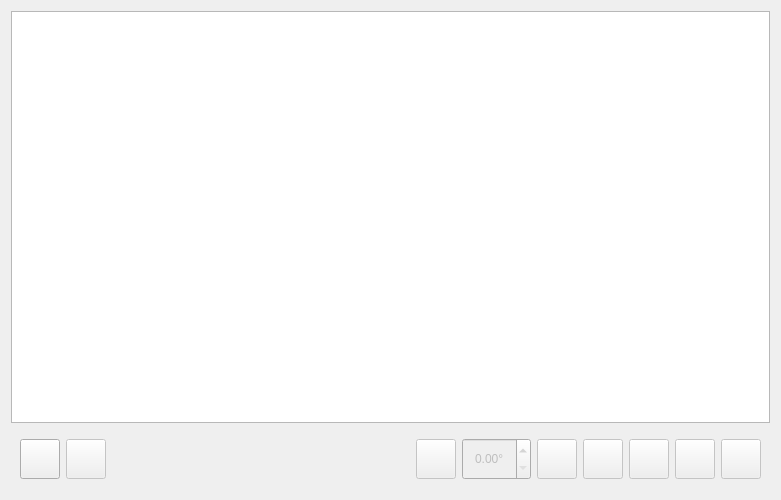
<?xml version="1.0" encoding="UTF-8"?>
<ui version="4.0">
 <class>Tab_Widget_Cam</class>
 <widget class="QWidget" name="Tab_Widget_Cam">
  <property name="geometry">
   <rect>
    <x>0</x>
    <y>0</y>
    <width>781</width>
    <height>500</height>
   </rect>
  </property>
  <property name="windowTitle">
   <string>Form</string>
  </property>
  <layout class="QVBoxLayout" name="verticalLayout">
   <item>
    <widget class="GraphicsView" name="view">
     <property name="styleSheet">
      <string notr="true"/>
     </property>
     <property name="renderHints">
      <set>QPainter::Antialiasing|QPainter::TextAntialiasing</set>
     </property>
     <property name="resizeAnchor">
      <enum>QGraphicsView::NoAnchor</enum>
     </property>
    </widget>
   </item>
   <item>
    <widget class="QWidget" name="panel" native="true">
     <property name="sizePolicy">
      <sizepolicy hsizetype="Preferred" vsizetype="Preferred">
       <horstretch>0</horstretch>
       <verstretch>0</verstretch>
      </sizepolicy>
     </property>
     <property name="minimumSize">
      <size>
       <width>0</width>
       <height>60</height>
      </size>
     </property>
     <property name="maximumSize">
      <size>
       <width>16777215</width>
       <height>60</height>
      </size>
     </property>
     <layout class="QHBoxLayout" name="horizontalLayout">
      <property name="spacing">
       <number>6</number>
      </property>
      <item>
       <widget class="QPushButton" name="play_stop">
        <property name="enabled">
         <bool>true</bool>
        </property>
        <property name="minimumSize">
         <size>
          <width>40</width>
          <height>40</height>
         </size>
        </property>
        <property name="maximumSize">
         <size>
          <width>40</width>
          <height>40</height>
         </size>
        </property>
        <property name="toolTip">
         <string>Повернуть на 45°</string>
        </property>
        <property name="text">
         <string/>
        </property>
        <property name="icon">
         <iconset resource="img.qrc">
          <normaloff>:/img/play.png</normaloff>:/img/play.png</iconset>
        </property>
        <property name="iconSize">
         <size>
          <width>26</width>
          <height>26</height>
         </size>
        </property>
       </widget>
      </item>
      <item>
       <widget class="QPushButton" name="screenShoot">
        <property name="enabled">
         <bool>false</bool>
        </property>
        <property name="minimumSize">
         <size>
          <width>40</width>
          <height>40</height>
         </size>
        </property>
        <property name="maximumSize">
         <size>
          <width>40</width>
          <height>40</height>
         </size>
        </property>
        <property name="toolTip">
         <string>Повернуть на 45°</string>
        </property>
        <property name="text">
         <string/>
        </property>
        <property name="icon">
         <iconset resource="img.qrc">
          <normaloff>:/img/camera.png</normaloff>:/img/camera.png</iconset>
        </property>
        <property name="iconSize">
         <size>
          <width>26</width>
          <height>26</height>
         </size>
        </property>
       </widget>
      </item>
      <item>
       <spacer name="horizontalSpacer">
        <property name="orientation">
         <enum>Qt::Horizontal</enum>
        </property>
        <property name="sizeHint" stdset="0">
         <size>
          <width>40</width>
          <height>20</height>
         </size>
        </property>
       </spacer>
      </item>
      <item>
       <widget class="QPushButton" name="rotate_plus45">
        <property name="enabled">
         <bool>false</bool>
        </property>
        <property name="minimumSize">
         <size>
          <width>40</width>
          <height>40</height>
         </size>
        </property>
        <property name="maximumSize">
         <size>
          <width>40</width>
          <height>40</height>
         </size>
        </property>
        <property name="toolTip">
         <string>Повернуть на 45°</string>
        </property>
        <property name="text">
         <string/>
        </property>
        <property name="icon">
         <iconset resource="img.qrc">
          <normaloff>:/img/rotate_0.png</normaloff>:/img/rotate_0.png</iconset>
        </property>
        <property name="iconSize">
         <size>
          <width>26</width>
          <height>26</height>
         </size>
        </property>
       </widget>
      </item>
      <item>
       <widget class="QDoubleSpinBox" name="angle">
        <property name="enabled">
         <bool>false</bool>
        </property>
        <property name="sizePolicy">
         <sizepolicy hsizetype="Minimum" vsizetype="Minimum">
          <horstretch>0</horstretch>
          <verstretch>0</verstretch>
         </sizepolicy>
        </property>
        <property name="alignment">
         <set>Qt::AlignCenter</set>
        </property>
        <property name="suffix">
         <string>°</string>
        </property>
        <property name="decimals">
         <number>2</number>
        </property>
        <property name="minimum">
         <double>0.000000000000000</double>
        </property>
        <property name="maximum">
         <double>359.000000000000000</double>
        </property>
        <property name="stepType">
         <enum>QAbstractSpinBox::DefaultStepType</enum>
        </property>
       </widget>
      </item>
      <item>
       <widget class="QPushButton" name="rotate_minus45">
        <property name="enabled">
         <bool>false</bool>
        </property>
        <property name="sizePolicy">
         <sizepolicy hsizetype="Minimum" vsizetype="Fixed">
          <horstretch>40</horstretch>
          <verstretch>40</verstretch>
         </sizepolicy>
        </property>
        <property name="maximumSize">
         <size>
          <width>40</width>
          <height>40</height>
         </size>
        </property>
        <property name="toolTip">
         <string>Повернуть на -45°</string>
        </property>
        <property name="text">
         <string/>
        </property>
        <property name="icon">
         <iconset resource="img.qrc">
          <normaloff>:/img/rotate_1.png</normaloff>:/img/rotate_1.png</iconset>
        </property>
        <property name="iconSize">
         <size>
          <width>26</width>
          <height>26</height>
         </size>
        </property>
       </widget>
      </item>
      <item>
       <widget class="QPushButton" name="mir_h">
        <property name="enabled">
         <bool>false</bool>
        </property>
        <property name="minimumSize">
         <size>
          <width>40</width>
          <height>40</height>
         </size>
        </property>
        <property name="maximumSize">
         <size>
          <width>40</width>
          <height>40</height>
         </size>
        </property>
        <property name="toolTip">
         <string>Зеркальное отображение по горизонтали</string>
        </property>
        <property name="text">
         <string/>
        </property>
        <property name="icon">
         <iconset resource="img.qrc">
          <normaloff>:/img/mir_h.png</normaloff>:/img/mir_h.png</iconset>
        </property>
        <property name="iconSize">
         <size>
          <width>26</width>
          <height>26</height>
         </size>
        </property>
        <property name="checkable">
         <bool>true</bool>
        </property>
       </widget>
      </item>
      <item>
       <widget class="QPushButton" name="mir_v">
        <property name="enabled">
         <bool>false</bool>
        </property>
        <property name="minimumSize">
         <size>
          <width>40</width>
          <height>40</height>
         </size>
        </property>
        <property name="maximumSize">
         <size>
          <width>40</width>
          <height>40</height>
         </size>
        </property>
        <property name="toolTip">
         <string>Зеркальное отображение по вертикали</string>
        </property>
        <property name="text">
         <string/>
        </property>
        <property name="icon">
         <iconset resource="img.qrc">
          <normaloff>:/img/mir_v.png</normaloff>:/img/mir_v.png</iconset>
        </property>
        <property name="iconSize">
         <size>
          <width>26</width>
          <height>26</height>
         </size>
        </property>
        <property name="checkable">
         <bool>true</bool>
        </property>
       </widget>
      </item>
      <item>
       <widget class="QPushButton" name="zoomIn">
        <property name="enabled">
         <bool>false</bool>
        </property>
        <property name="maximumSize">
         <size>
          <width>40</width>
          <height>40</height>
         </size>
        </property>
        <property name="toolTip">
         <string>Увеличить</string>
        </property>
        <property name="text">
         <string/>
        </property>
        <property name="icon">
         <iconset resource="img.qrc">
          <normaloff>:/img/plus.png</normaloff>:/img/plus.png</iconset>
        </property>
        <property name="iconSize">
         <size>
          <width>26</width>
          <height>26</height>
         </size>
        </property>
       </widget>
      </item>
      <item>
       <widget class="QPushButton" name="zoomOut">
        <property name="enabled">
         <bool>false</bool>
        </property>
        <property name="sizePolicy">
         <sizepolicy hsizetype="Minimum" vsizetype="Fixed">
          <horstretch>0</horstretch>
          <verstretch>0</verstretch>
         </sizepolicy>
        </property>
        <property name="maximumSize">
         <size>
          <width>40</width>
          <height>40</height>
         </size>
        </property>
        <property name="sizeIncrement">
         <size>
          <width>0</width>
          <height>0</height>
         </size>
        </property>
        <property name="toolTip">
         <string>Уменьшить</string>
        </property>
        <property name="text">
         <string/>
        </property>
        <property name="icon">
         <iconset resource="img.qrc">
          <normaloff>:/img/minus.png</normaloff>:/img/minus.png</iconset>
        </property>
        <property name="iconSize">
         <size>
          <width>26</width>
          <height>26</height>
         </size>
        </property>
       </widget>
      </item>
     </layout>
    </widget>
   </item>
  </layout>
 </widget>
 <customwidgets>
  <customwidget>
   <class>GraphicsView</class>
   <extends>QGraphicsView</extends>
   <header>../../../../graphicsview.h</header>
  </customwidget>
 </customwidgets>
 <resources>
  <include location="img.qrc"/>
 </resources>
 <connections/>
</ui>
